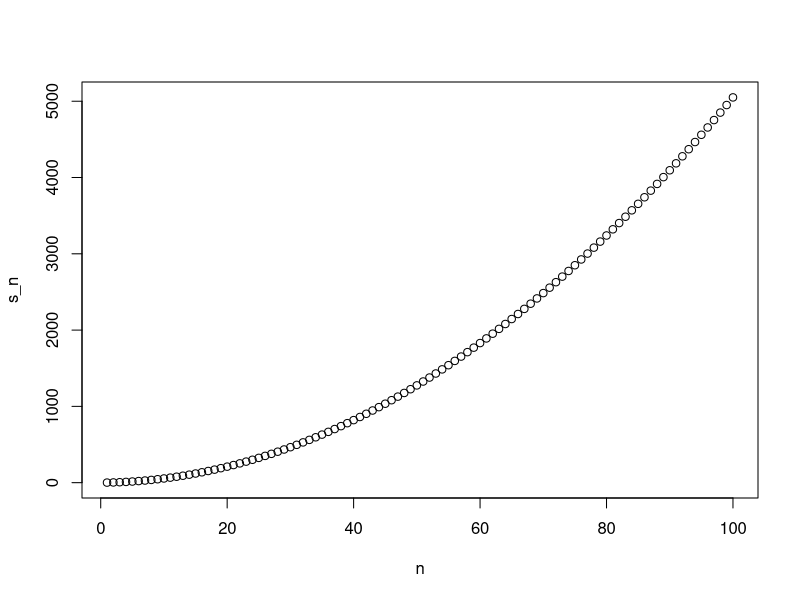
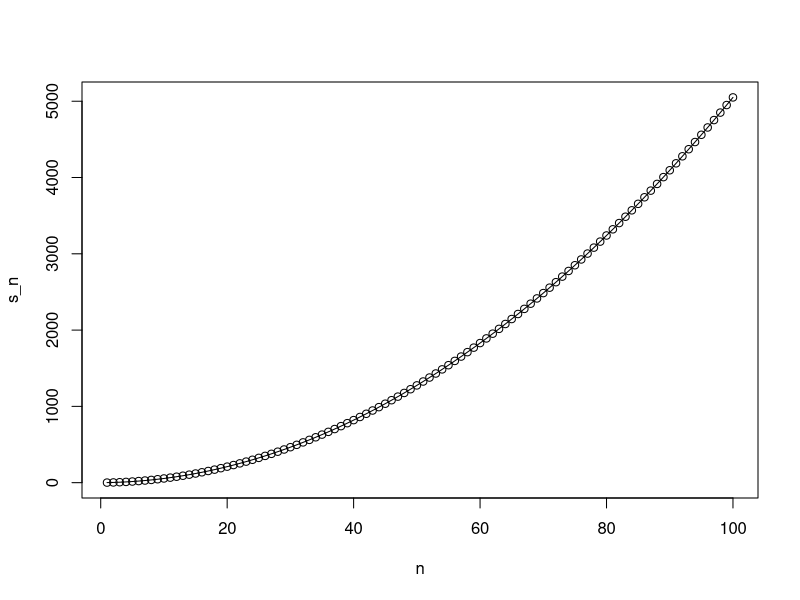
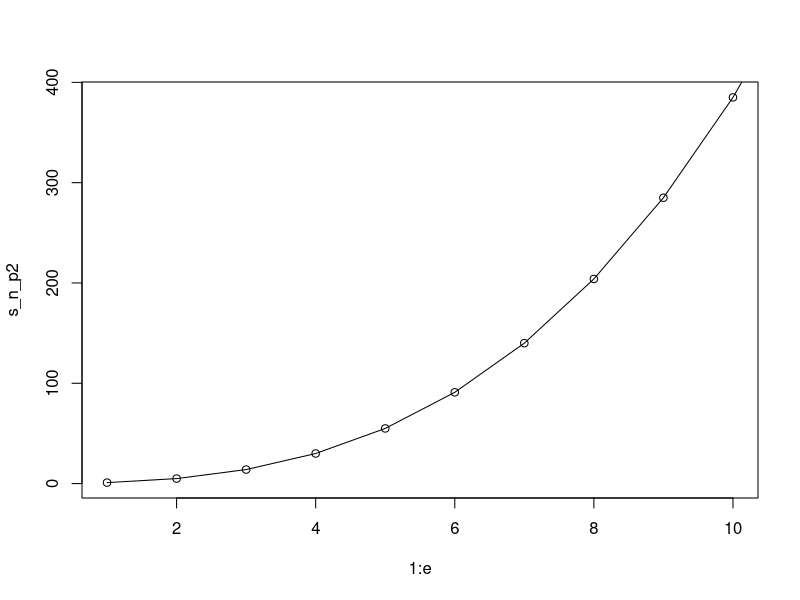

Here is the R script that generated these plots, in order:
#Sum of integers formula S = [n(n+1)]/2
library(dslabs)
#creating a function that computes the sum of integers 1 through n
sum_n <- function(n){
  x <- 1:n
  sum(x)
}

#compute multiple equations for-loop

# a very simple for-loop
for(i in 1:3){
  print(i)
}
#Outcome:
#1
#2
#3

# a for-loop for our summation
# the sum of integers 1through n. We want to have that process for n over 1 to 100
m <- 100
#create an empty vector
s_n <- vector(length = m) 
for(n in 1:m){
  s_n[n] <- sum_n(n)
}

# creating a plot for our summation function
n <- 1:m
plot(n, s_n)
#Outcome:a plot

# a table of values comparing our function to the summation formula
head(data.frame(s_n = s_n, formula = n*(n+1)/2))
#Outcome: a table

# overlaying our function with the summation formula
plot(n, s_n)
lines(n, n*(n+1)/2)
#Outcome: a plot with a line on them


#creating a function that computes the sum of integers 1 through n^2
sum_n_p2 <- function(n){
  x <- 1:n
  n_p2 <- x^2
  sum(n_p2)
}

sum_n_p2(10)
#Outcome:385
k <- 10
(k*(k+1)*(2*k+1))/6
#Outcome:385

# Double checking with the graph
# overlaying our function with the summation formula
e <- 10
s_n_p2 <- vector(length = e)
for(i in 1:e){
  s_n_p2[i] <- sum_n_p2(i)
}

plot(1:e, s_n_p2)

lines(n, (n*(n+1)*(2*n+1))/6)
#Outcome: a plot with a line on them
